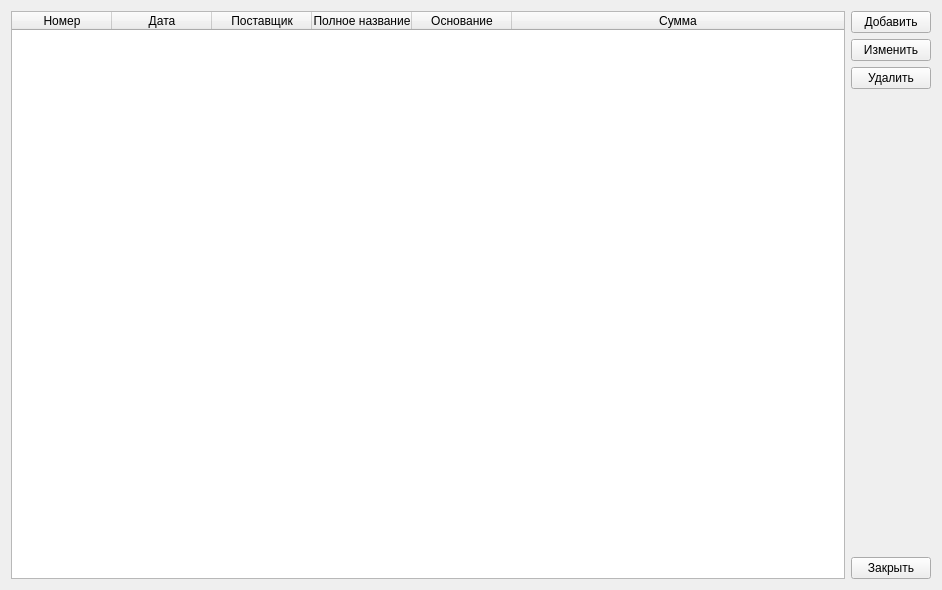
<?xml version="1.0" encoding="UTF-8"?>
<ui version="4.0">
 <class>UhodWidget</class>
 <widget class="QWidget" name="UhodWidget">
  <property name="geometry">
   <rect>
    <x>0</x>
    <y>0</y>
    <width>942</width>
    <height>590</height>
   </rect>
  </property>
  <property name="windowTitle">
   <string>Form</string>
  </property>
  <layout class="QGridLayout" name="gridLayout">
   <item row="5" column="1">
    <widget class="QPushButton" name="closeButton">
     <property name="text">
      <string>Закрыть</string>
     </property>
    </widget>
   </item>
   <item row="0" column="1">
    <widget class="QPushButton" name="addButton">
     <property name="text">
      <string>Добавить</string>
     </property>
    </widget>
   </item>
   <item row="0" column="0" rowspan="6">
    <widget class="QTableWidget" name="uhodTableWidget">
     <attribute name="horizontalHeaderShowSortIndicator" stdset="0">
      <bool>true</bool>
     </attribute>
     <attribute name="horizontalHeaderStretchLastSection">
      <bool>true</bool>
     </attribute>
     <column>
      <property name="text">
       <string>Номер</string>
      </property>
     </column>
     <column>
      <property name="text">
       <string>Дата</string>
      </property>
     </column>
     <column>
      <property name="text">
       <string>Поставщик</string>
      </property>
     </column>
     <column>
      <property name="text">
       <string>Полное название</string>
      </property>
     </column>
     <column>
      <property name="text">
       <string>Основание</string>
      </property>
     </column>
     <column>
      <property name="text">
       <string>Сумма</string>
      </property>
     </column>
    </widget>
   </item>
   <item row="1" column="1">
    <widget class="QPushButton" name="editButton">
     <property name="text">
      <string>Изменить</string>
     </property>
    </widget>
   </item>
   <item row="2" column="1">
    <widget class="QPushButton" name="deleteButton">
     <property name="text">
      <string>Удалить</string>
     </property>
    </widget>
   </item>
  </layout>
 </widget>
 <resources/>
 <connections/>
</ui>
